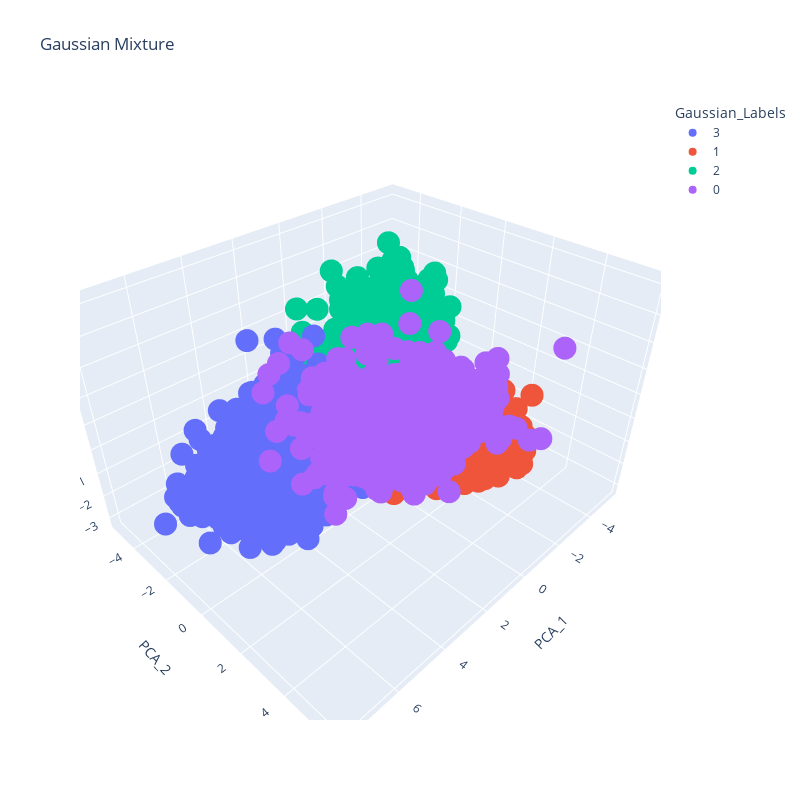

This figure's notebook cell:
### Code cell
px.scatter_3d(
    pca_df,
    x = "PCA_1",
    y = "PCA_2",
    z = "PCA_3",
    color = 'Gaussian_Labels',
    title = 'Gaussian Mixture',
    width = 800,
    height = 800
)

### Figure 1 — Plotly figure (JSON) as saved in the notebook; plotly's stock layout.template omitted (floating-point values rounded to 4 significant figures; data arrays with more than 128 entries replaced by an {"elided": "..."} marker saying what was removed)
{"data": [{"hovertemplate": "Gaussian_Labels=3<br>PCA_1=%{x}<br>PCA_2=%{y}<br>PCA_3=%{z}<extra></extra>", "legendgroup": "3", "marker": {"color": "#636efa", "symbol": "circle"}, "mode": "markers", "name": "3", "scene": "scene", "showlegend": true, "type": "scatter3d", "x": {"elided": "516 float values"}, "y": {"elided": "516 float values"}, "z": {"elided": "516 float values"}}, {"hovertemplate": "Gaussian_Labels=1<br>PCA_1=%{x}<br>PCA_2=%{y}<br>PCA_3=%{z}<extra></extra>", "legendgroup": "1", "marker": {"color": "#EF553B", "symbol": "circle"}, "mode": "markers", "name": "1", "scene": "scene", "showlegend": true, "type": "scatter3d", "x": {"elided": "624 float values"}, "y": {"elided": "624 float values"}, "z": {"elided": "624 float values"}}, {"hovertemplate": "Gaussian_Labels=2<br>PCA_1=%{x}<br>PCA_2=%{y}<br>PCA_3=%{z}<extra></extra>", "legendgroup": "2", "marker": {"color": "#00cc96", "symbol": "circle"}, "mode": "markers", "name": "2", "scene": "scene", "showlegend": true, "type": "scatter3d", "x": {"elided": "484 float values"}, "y": {"elided": "484 float values"}, "z": {"elided": "484 float values"}}, {"hovertemplate": "Gaussian_Labels=0<br>PCA_1=%{x}<br>PCA_2=%{y}<br>PCA_3=%{z}<extra></extra>", "legendgroup": "0", "marker": {"color": "#ab63fa", "symbol": "circle"}, "mode": "markers", "name": "0", "scene": "scene", "showlegend": true, "type": "scatter3d", "x": {"elided": "577 float values"}, "y": {"elided": "577 float values"}, "z": {"elided": "577 float values"}}], "layout": {"height": 800, "legend": {"title": {"text": "Gaussian_Labels"}, "tracegroupgap": 0}, "scene": {"aspectmode": "auto", "aspectratio": {"x": 1.245, "y": 1.027, "z": 0.7818}, "domain": {"x": [0, 1], "y": [0, 1]}, "xaxis": {"title": {"text": "PCA_1"}, "type": "linear"}, "yaxis": {"title": {"text": "PCA_2"}, "type": "linear"}, "zaxis": {"title": {"text": "PCA_3"}, "type": "linear"}}, "title": {"text": "Gaussian Mixture"}, "width": 800}}
